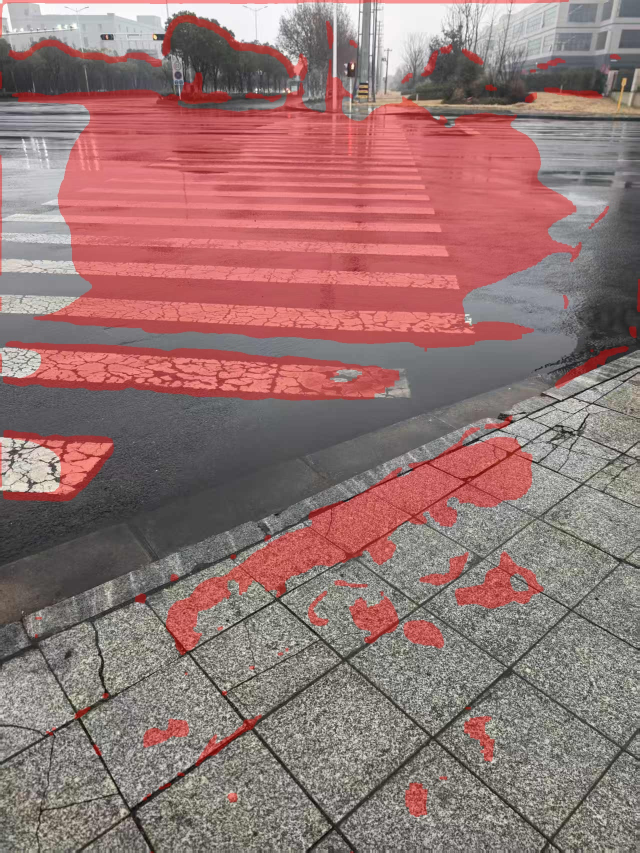
#> input picture water_test_real_puddle_000.jpg, 1279 x 1706 px, given as the content of the folder training_data/water_real/images, which was not available (shown at 1/2 size)
$ python check_mask_quality.py
#> lines starting #> are read from the running program, lines starting #| are printed output that depends on the picture
"""
抽样检查掩码质量
随机显示几张图片及其自动生成的掩码
"""
import cv2
import numpy as np
from pathlib import Path
import random

def check_mask_quality(sample_count=5):
    """随机抽样检查掩码质量"""
#> called with sample_count = 5
    print("=" * 60)
    print("掩码质量抽样检查")
    print("=" * 60)

    image_dir = Path("training_data/water_real/images")
    mask_dir = Path("training_data/water_real/masks")

    # 获取所有图片
    all_images = list(image_dir.glob("*.jpg"))

    # 随机选择样本
    samples = random.sample(all_images, min(sample_count, len(all_images)))

    print(f"\n随机选择 {len(samples)} 张图片进行检查")
    print("按键说明：")
    print("  n - 下一张")
    print("  q - 退出检查")
    print("-" * 60)

    for i, img_path in enumerate(samples):
        # 读取图片
        img_bytes = np.fromfile(str(img_path), dtype=np.uint8)
        image = cv2.imdecode(img_bytes, cv2.IMREAD_COLOR)
#> image is the input picture: shape (1706, 1279, 3); mean B, G, R 115.3, 117, 148.2

        # 读取掩码
        mask_path = mask_dir / f"{img_path.stem}.png"
        mask = cv2.imread(str(mask_path), cv2.IMREAD_GRAYSCALE)
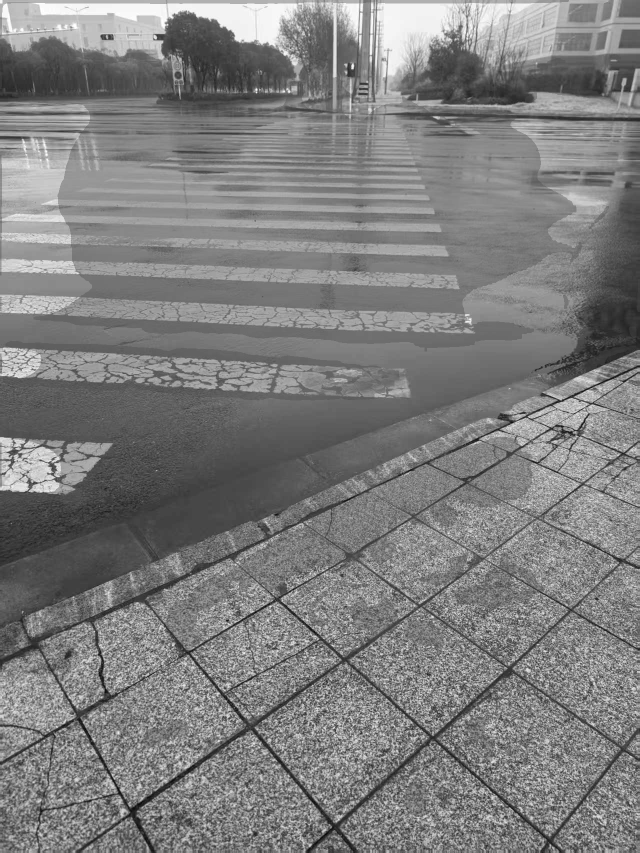
#> mask: shape (1706, 1279) (shown at 1/2 size); min 0, max 255, mean 126.1

        if image is None or mask is None:
            print(f"  无法读取: {img_path.name}")
            continue

        # 调整大小以便显示
        max_size = 600
        h, w = image.shape[:2]
#> h = 1706; w = 1279
        scale = min(max_size / w, max_size / h)
#> scale = 0.352
        if scale < 1:
            new_w, new_h = int(w * scale), int(h * scale)
#> new_w = 449; new_h = 600
            image = cv2.resize(image, (new_w, new_h))
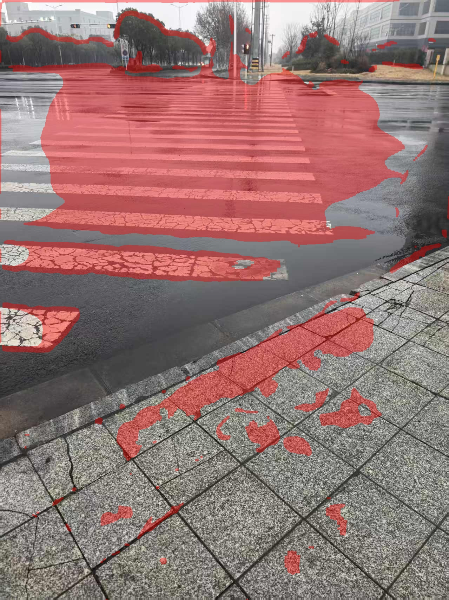
#> image: shape (600, 449, 3); mean B, G, R 115.1, 116.9, 148.1
            mask = cv2.resize(mask, (new_w, new_h))
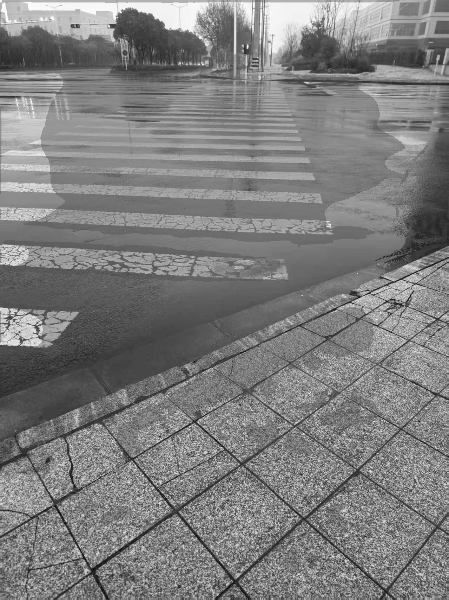
#> mask: shape (600, 449); min 4, max 255, mean 126

        # 创建叠加显示
        mask_colored = np.zeros_like(image)
        mask_colored[mask > 0] = [0, 0, 255]  # 红色标记掩码区域
        overlay = cv2.addWeighted(image, 0.7, mask_colored, 0.3, 0)
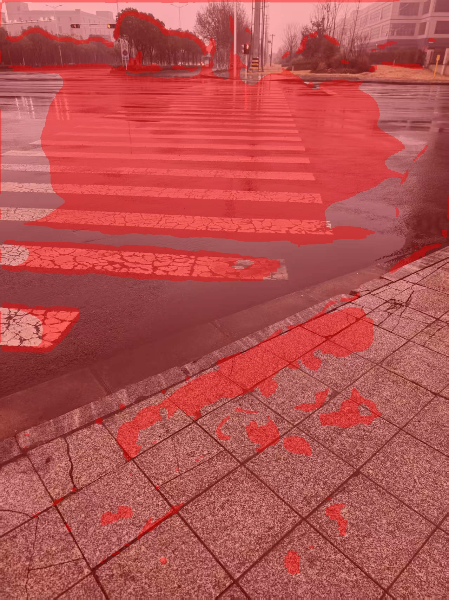
#> overlay: shape (600, 449, 3); mean B, G, R 80.6, 81.8, 180.2

        # 显示信息
        info_text = f"[{i+1}/{len(samples)}] {img_path.name}"
        cv2.putText(overlay, info_text, (10, 30),
                   cv2.FONT_HERSHEY_SIMPLEX, 0.7, (255, 255, 255), 2)
        cv2.putText(overlay, "Press 'n' for next, 'q' to quit", (10, 60),
                   cv2.FONT_HERSHEY_SIMPLEX, 0.6, (255, 255, 255), 1)
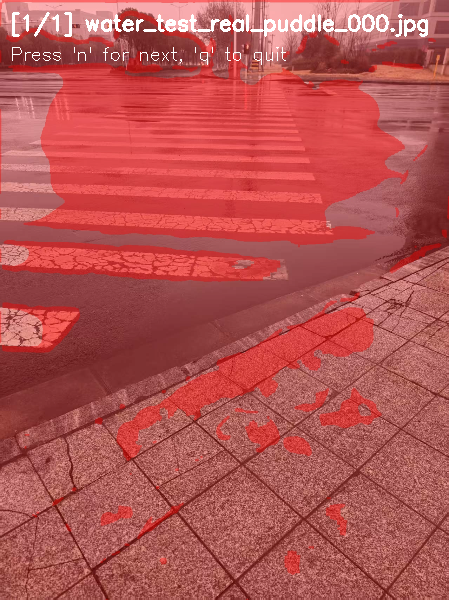
#> overlay: shape (600, 449, 3); mean B, G, R 82.4, 83.6, 181

        # 并排显示原图和叠加图
        comparison = np.hstack([image, overlay])
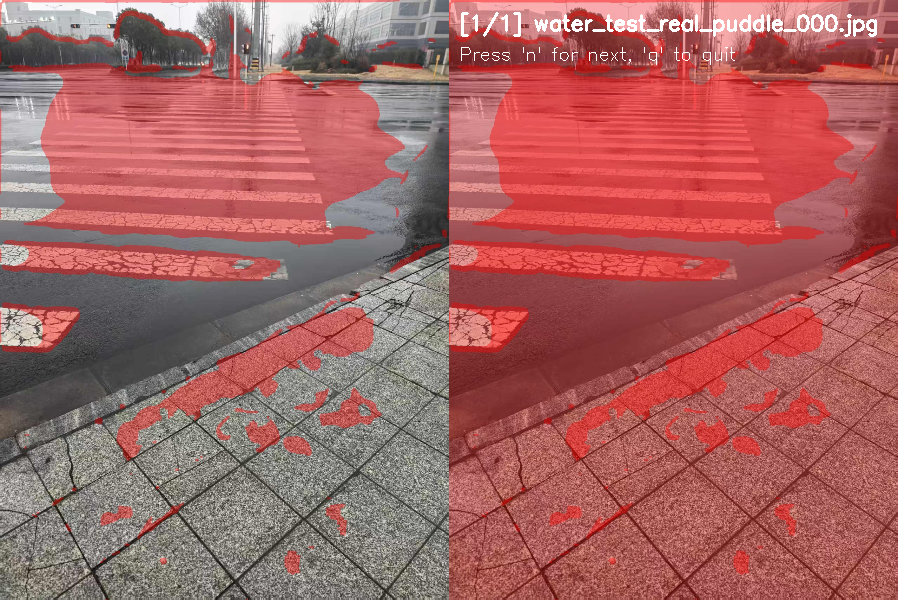
#> comparison: shape (600, 898, 3); mean B, G, R 98.8, 100.2, 164.5

        print(f"  显示: {img_path.name}")

        cv2.imshow("Mask Quality Check (Original | Overlay)", comparison)

        while True:
            key = cv2.waitKey(0) & 0xFF
#> (key q is pressed here)
            if key == ord('n'):  # 下一张
                break
            elif key == ord('q'):  # 退出
                cv2.destroyAllWindows()
                print("\n检查已退出")
                return

    cv2.destroyAllWindows()

    print("\n" + "=" * 60)
    print("抽样检查完成！")
    print("=" * 60)
    print("\n基于抽样结果，你可以选择：")
    print("1. 直接开始训练（如果掩码质量看起来还可以）")
    print("2. 使用 annotate_water_images.py 手动修正")

if __name__ == "__main__":
    check_mask_quality(sample_count=5)

$ run again, on water_test_real_puddle_004.jpg
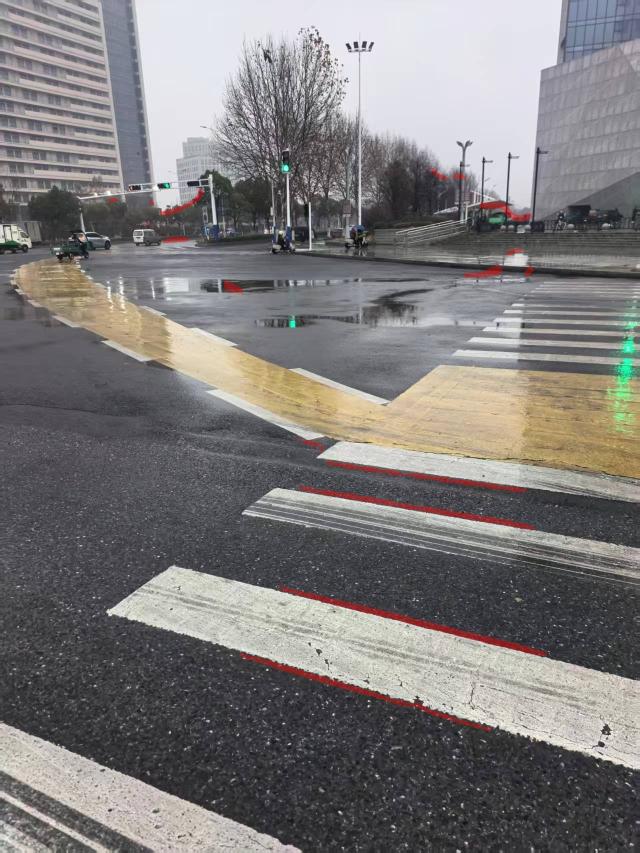
#> input picture water_test_real_puddle_004.jpg, 1279 x 1706 px, given as the content of the folder training_data/water_real/images, which was not available (shown at 1/2 size)
#> in check_mask_quality, image is the input picture: shape (1706, 1279, 3); mean B, G, R 122.5, 122.9, 125.7
#> image: shape (600, 449, 3)
#> in check_mask_quality, `cv2.putText(overlay, "Press 'n' for next, 'q' to quit", (10, 60), cv2...`:
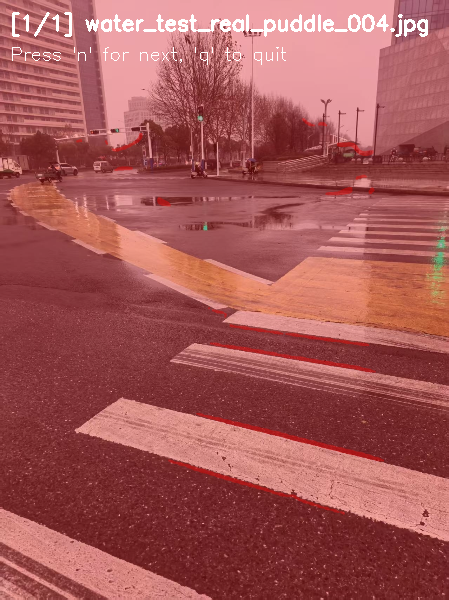
#> overlay: shape (600, 449, 3); mean B, G, R 87.1, 87.4, 164.9
#> in check_mask_quality, `comparison = np.hstack([image, overlay])`:
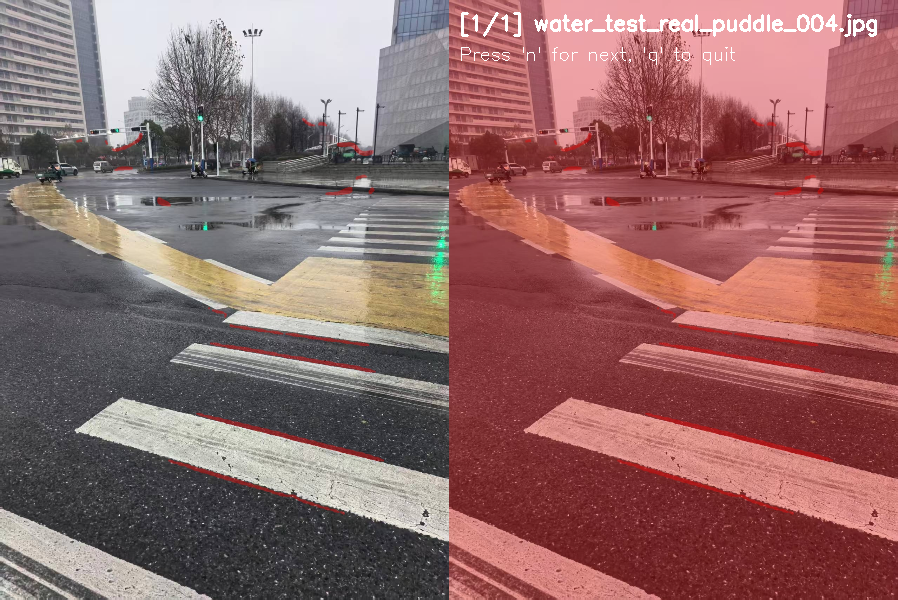
#> comparison: shape (600, 898, 3); mean B, G, R 104.7, 105.1, 145.2
